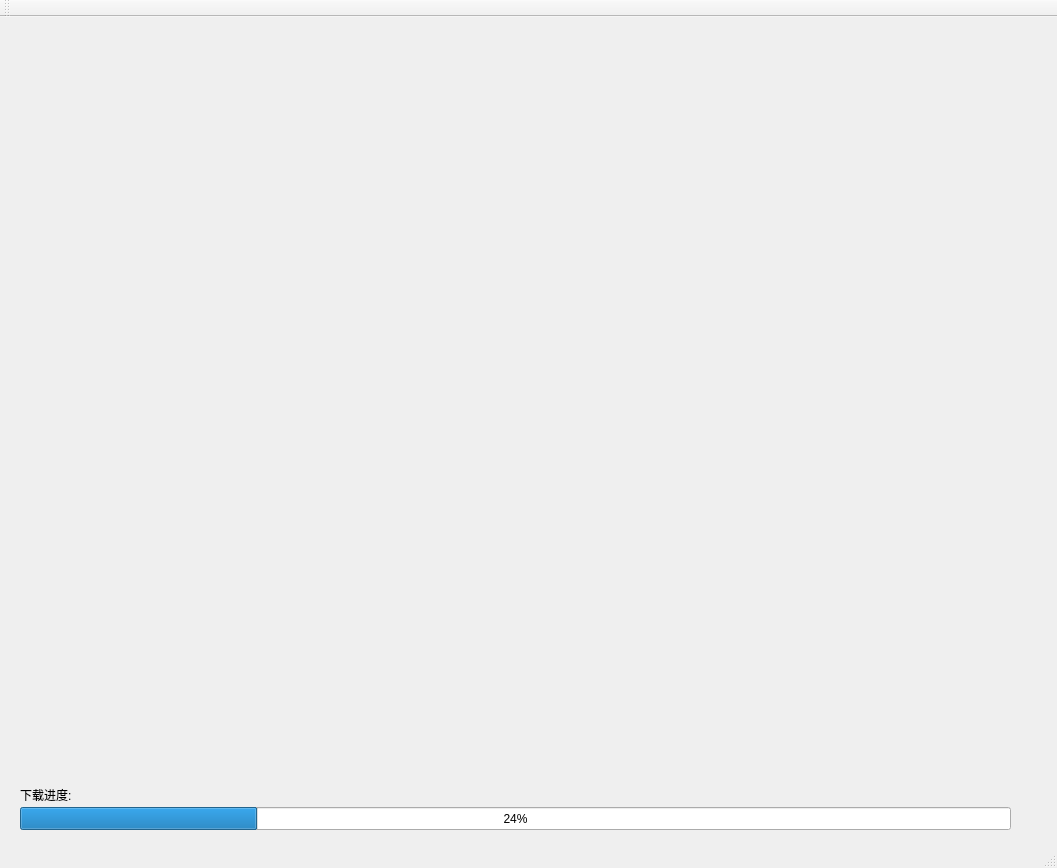
<?xml version="1.0" encoding="UTF-8"?>
<ui version="4.0">
 <class>downloadClass</class>
 <widget class="QMainWindow" name="downloadClass">
  <property name="geometry">
   <rect>
    <x>0</x>
    <y>0</y>
    <width>1057</width>
    <height>868</height>
   </rect>
  </property>
  <property name="windowTitle">
   <string>下载</string>
  </property>
  <widget class="QWidget" name="centralWidget">
   <widget class="QProgressBar" name="update_progressBar">
    <property name="geometry">
     <rect>
      <x>20</x>
      <y>790</y>
      <width>991</width>
      <height>23</height>
     </rect>
    </property>
    <property name="value">
     <number>24</number>
    </property>
   </widget>
   <widget class="QLabel" name="label">
    <property name="geometry">
     <rect>
      <x>20</x>
      <y>770</y>
      <width>191</width>
      <height>16</height>
     </rect>
    </property>
    <property name="text">
     <string>下载进度:</string>
    </property>
   </widget>
  </widget>
  <widget class="QMenuBar" name="menuBar">
   <property name="geometry">
    <rect>
     <x>0</x>
     <y>0</y>
     <width>1057</width>
     <height>23</height>
    </rect>
   </property>
  </widget>
  <widget class="QToolBar" name="mainToolBar">
   <attribute name="toolBarArea">
    <enum>TopToolBarArea</enum>
   </attribute>
   <attribute name="toolBarBreak">
    <bool>false</bool>
   </attribute>
  </widget>
  <widget class="QStatusBar" name="statusBar"/>
 </widget>
 <layoutdefault spacing="6" margin="11"/>
 <resources>
  <include location="download.qrc"/>
 </resources>
 <connections/>
</ui>
